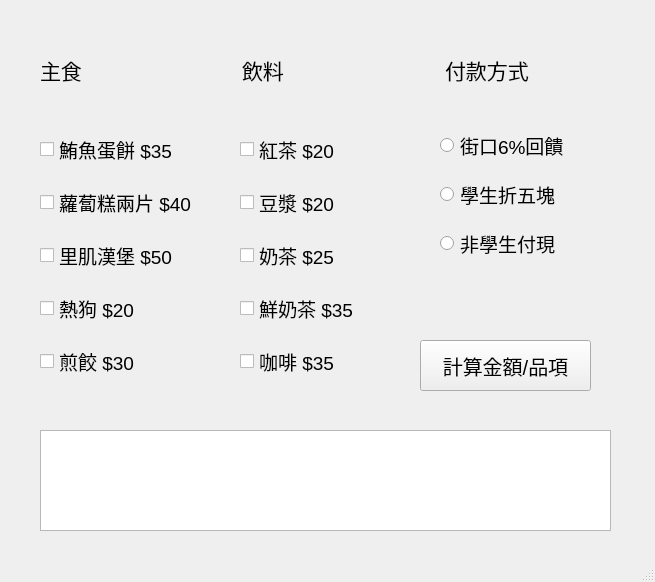
<?xml version="1.0" encoding="UTF-8"?>
<ui version="4.0">
 <class>MainWindow</class>
 <widget class="QMainWindow" name="MainWindow">
  <property name="geometry">
   <rect>
    <x>0</x>
    <y>0</y>
    <width>655</width>
    <height>582</height>
   </rect>
  </property>
  <property name="windowTitle">
   <string>MainWindow</string>
  </property>
  <widget class="QWidget" name="centralwidget">
   <widget class="QWidget" name="verticalLayoutWidget">
    <property name="geometry">
     <rect>
      <x>40</x>
      <y>120</y>
      <width>183</width>
      <height>271</height>
     </rect>
    </property>
    <layout class="QVBoxLayout" name="verticalLayout">
     <item>
      <widget class="QCheckBox" name="tunaChineseOmelet">
       <property name="font">
        <font>
         <pointsize>14</pointsize>
        </font>
       </property>
       <property name="text">
        <string>鮪魚蛋餅 $35</string>
       </property>
      </widget>
     </item>
     <item>
      <widget class="QCheckBox" name="carrotCake">
       <property name="font">
        <font>
         <pointsize>14</pointsize>
        </font>
       </property>
       <property name="text">
        <string>蘿蔔糕兩片 $40</string>
       </property>
      </widget>
     </item>
     <item>
      <widget class="QCheckBox" name="porkHamberger">
       <property name="font">
        <font>
         <pointsize>14</pointsize>
        </font>
       </property>
       <property name="text">
        <string>里肌漢堡 $50</string>
       </property>
      </widget>
     </item>
     <item>
      <widget class="QCheckBox" name="hotdog">
       <property name="font">
        <font>
         <pointsize>14</pointsize>
        </font>
       </property>
       <property name="text">
        <string>熱狗 $20</string>
       </property>
      </widget>
     </item>
     <item>
      <widget class="QCheckBox" name="dumpling">
       <property name="font">
        <font>
         <pointsize>14</pointsize>
        </font>
       </property>
       <property name="text">
        <string>煎餃 $30</string>
       </property>
      </widget>
     </item>
    </layout>
   </widget>
   <widget class="QWidget" name="verticalLayoutWidget_2">
    <property name="geometry">
     <rect>
      <x>240</x>
      <y>120</y>
      <width>151</width>
      <height>271</height>
     </rect>
    </property>
    <layout class="QVBoxLayout" name="verticalLayout_2">
     <item>
      <widget class="QCheckBox" name="blacktea">
       <property name="font">
        <font>
         <pointsize>14</pointsize>
        </font>
       </property>
       <property name="text">
        <string>紅茶 $20</string>
       </property>
      </widget>
     </item>
     <item>
      <widget class="QCheckBox" name="soymilk">
       <property name="font">
        <font>
         <pointsize>14</pointsize>
        </font>
       </property>
       <property name="text">
        <string>豆漿 $20</string>
       </property>
      </widget>
     </item>
     <item>
      <widget class="QCheckBox" name="milktea">
       <property name="font">
        <font>
         <pointsize>14</pointsize>
        </font>
       </property>
       <property name="text">
        <string>奶茶 $25</string>
       </property>
      </widget>
     </item>
     <item>
      <widget class="QCheckBox" name="freshMilktea">
       <property name="font">
        <font>
         <pointsize>14</pointsize>
        </font>
       </property>
       <property name="text">
        <string>鮮奶茶 $35</string>
       </property>
      </widget>
     </item>
     <item>
      <widget class="QCheckBox" name="coffee">
       <property name="font">
        <font>
         <pointsize>14</pointsize>
        </font>
       </property>
       <property name="text">
        <string>咖啡 $35</string>
       </property>
      </widget>
     </item>
    </layout>
   </widget>
   <widget class="QWidget" name="verticalLayoutWidget_3">
    <property name="geometry">
     <rect>
      <x>440</x>
      <y>120</y>
      <width>171</width>
      <height>151</height>
     </rect>
    </property>
    <layout class="QVBoxLayout" name="verticalLayout_3">
     <item>
      <widget class="QRadioButton" name="jkoPay">
       <property name="font">
        <font>
         <pointsize>14</pointsize>
        </font>
       </property>
       <property name="text">
        <string>街口6%回饋</string>
       </property>
      </widget>
     </item>
     <item>
      <widget class="QRadioButton" name="studentPay">
       <property name="font">
        <font>
         <pointsize>14</pointsize>
        </font>
       </property>
       <property name="text">
        <string>學生折五塊</string>
       </property>
      </widget>
     </item>
     <item>
      <widget class="QRadioButton" name="ordinaryPay">
       <property name="font">
        <font>
         <pointsize>14</pointsize>
        </font>
       </property>
       <property name="text">
        <string>非學生付現</string>
       </property>
      </widget>
     </item>
    </layout>
   </widget>
   <widget class="QWidget" name="horizontalLayoutWidget">
    <property name="geometry">
     <rect>
      <x>40</x>
      <y>30</y>
      <width>601</width>
      <height>80</height>
     </rect>
    </property>
    <layout class="QHBoxLayout" name="horizontalLayout">
     <item>
      <widget class="QLabel" name="label_3">
       <property name="font">
        <font>
         <pointsize>16</pointsize>
        </font>
       </property>
       <property name="text">
        <string>主食</string>
       </property>
      </widget>
     </item>
     <item>
      <widget class="QLabel" name="label_2">
       <property name="font">
        <font>
         <pointsize>16</pointsize>
        </font>
       </property>
       <property name="text">
        <string>飲料</string>
       </property>
      </widget>
     </item>
     <item>
      <widget class="QLabel" name="label">
       <property name="font">
        <font>
         <pointsize>16</pointsize>
        </font>
       </property>
       <property name="text">
        <string>付款方式</string>
       </property>
      </widget>
     </item>
    </layout>
   </widget>
   <widget class="QTextBrowser" name="showData">
    <property name="geometry">
     <rect>
      <x>40</x>
      <y>430</y>
      <width>571</width>
      <height>101</height>
     </rect>
    </property>
   </widget>
   <widget class="QPushButton" name="pushButton">
    <property name="geometry">
     <rect>
      <x>420</x>
      <y>340</y>
      <width>171</width>
      <height>51</height>
     </rect>
    </property>
    <property name="font">
     <font>
      <pointsize>15</pointsize>
     </font>
    </property>
    <property name="text">
     <string>計算金額/品項</string>
    </property>
   </widget>
  </widget>
  <widget class="QMenuBar" name="menubar">
   <property name="geometry">
    <rect>
     <x>0</x>
     <y>0</y>
     <width>655</width>
     <height>25</height>
    </rect>
   </property>
  </widget>
  <widget class="QStatusBar" name="statusbar"/>
 </widget>
 <resources/>
 <connections/>
</ui>
